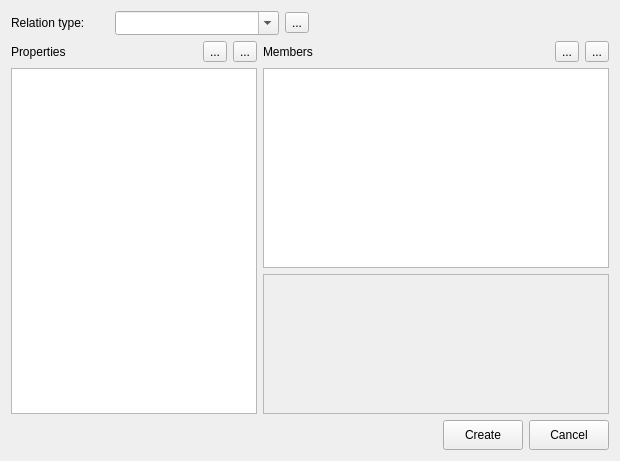
<ui version="4.0" >
 <class>OsmAddRelationDlg</class>
 <widget class="QDialog" name="OsmAddRelationDlg" >
  <property name="geometry" >
   <rect>
    <x>0</x>
    <y>0</y>
    <width>620</width>
    <height>461</height>
   </rect>
  </property>
  <property name="windowTitle" >
   <string>Create OSM relation</string>
  </property>
  <property name="toolTip" >
   <string/>
  </property>
  <property name="whatsThis" >
   <string/>
  </property>
  <property name="modal" >
   <bool>false</bool>
  </property>
  <layout class="QVBoxLayout" >
   <item>
    <layout class="QHBoxLayout" >
     <item>
      <widget class="QLabel" name="label" >
       <property name="text" >
        <string>Relation type:</string>
       </property>
      </widget>
     </item>
     <item>
      <spacer>
       <property name="orientation" >
        <enum>Qt::Horizontal</enum>
       </property>
       <property name="sizeType" >
        <enum>QSizePolicy::Fixed</enum>
       </property>
       <property name="sizeHint" >
        <size>
         <width>24</width>
         <height>20</height>
        </size>
       </property>
      </spacer>
     </item>
     <item>
      <widget class="QComboBox" name="typeCombo" >
       <property name="sizePolicy" >
        <sizepolicy vsizetype="Fixed" hsizetype="Fixed" >
         <horstretch>0</horstretch>
         <verstretch>0</verstretch>
        </sizepolicy>
       </property>
       <property name="minimumSize" >
        <size>
         <width>164</width>
         <height>24</height>
        </size>
       </property>
       <property name="maximumSize" >
        <size>
         <width>164</width>
         <height>16777215</height>
        </size>
       </property>
       <property name="editable" >
        <bool>true</bool>
       </property>
      </widget>
     </item>
     <item>
      <widget class="QToolButton" name="typeInfoButton" >
       <property name="text" >
        <string>...</string>
       </property>
      </widget>
     </item>
     <item>
      <spacer>
       <property name="orientation" >
        <enum>Qt::Horizontal</enum>
       </property>
       <property name="sizeHint" >
        <size>
         <width>40</width>
         <height>20</height>
        </size>
       </property>
      </spacer>
     </item>
    </layout>
   </item>
   <item>
    <layout class="QHBoxLayout" >
     <item>
      <layout class="QVBoxLayout" >
       <item>
        <layout class="QHBoxLayout" >
         <item>
          <widget class="QLabel" name="label_2" >
           <property name="text" >
            <string>Properties</string>
           </property>
          </widget>
         </item>
         <item>
          <spacer>
           <property name="orientation" >
            <enum>Qt::Horizontal</enum>
           </property>
           <property name="sizeHint" >
            <size>
             <width>40</width>
             <height>20</height>
            </size>
           </property>
          </spacer>
         </item>
         <item>
          <widget class="QToolButton" name="loadStandardTagsButton" >
           <property name="text" >
            <string>...</string>
           </property>
          </widget>
         </item>
         <item>
          <widget class="QToolButton" name="removeTagButton" >
           <property name="text" >
            <string>...</string>
           </property>
          </widget>
         </item>
        </layout>
       </item>
       <item>
        <widget class="QTableWidget" name="relTagsTable" >
         <property name="minimumSize" >
          <size>
           <width>240</width>
           <height>0</height>
          </size>
         </property>
        </widget>
       </item>
      </layout>
     </item>
     <item>
      <layout class="QVBoxLayout" >
       <item>
        <layout class="QHBoxLayout" >
         <item>
          <widget class="QLabel" name="label_5" >
           <property name="text" >
            <string>Members</string>
           </property>
          </widget>
         </item>
         <item>
          <spacer>
           <property name="orientation" >
            <enum>Qt::Horizontal</enum>
           </property>
           <property name="sizeHint" >
            <size>
             <width>40</width>
             <height>20</height>
            </size>
           </property>
          </spacer>
         </item>
         <item>
          <widget class="QToolButton" name="chooseMemberButton" >
           <property name="text" >
            <string>...</string>
           </property>
           <property name="checkable" >
            <bool>true</bool>
           </property>
          </widget>
         </item>
         <item>
          <widget class="QToolButton" name="removeMemberButton" >
           <property name="text" >
            <string>...</string>
           </property>
          </widget>
         </item>
        </layout>
       </item>
       <item>
        <widget class="QTableWidget" name="relMembersTable" >
         <property name="minimumSize" >
          <size>
           <width>346</width>
           <height>0</height>
          </size>
         </property>
        </widget>
       </item>
       <item>
        <widget class="QTextEdit" name="tagInfoTextEdit" >
         <property name="enabled" >
          <bool>false</bool>
         </property>
         <property name="sizePolicy" >
          <sizepolicy vsizetype="Expanding" hsizetype="Expanding" >
           <horstretch>0</horstretch>
           <verstretch>0</verstretch>
          </sizepolicy>
         </property>
         <property name="maximumSize" >
          <size>
           <width>16777215</width>
           <height>140</height>
          </size>
         </property>
         <property name="readOnly" >
          <bool>true</bool>
         </property>
        </widget>
       </item>
      </layout>
     </item>
    </layout>
   </item>
   <item>
    <layout class="QHBoxLayout" >
     <item>
      <spacer>
       <property name="orientation" >
        <enum>Qt::Horizontal</enum>
       </property>
       <property name="sizeHint" >
        <size>
         <width>40</width>
         <height>20</height>
        </size>
       </property>
      </spacer>
     </item>
     <item>
      <widget class="QPushButton" name="createRelButton" >
       <property name="sizePolicy" >
        <sizepolicy vsizetype="Fixed" hsizetype="Fixed" >
         <horstretch>0</horstretch>
         <verstretch>0</verstretch>
        </sizepolicy>
       </property>
       <property name="minimumSize" >
        <size>
         <width>0</width>
         <height>30</height>
        </size>
       </property>
       <property name="text" >
        <string>Create</string>
       </property>
       <property name="autoDefault" >
        <bool>false</bool>
       </property>
      </widget>
     </item>
     <item>
      <widget class="QPushButton" name="stornoButton" >
       <property name="minimumSize" >
        <size>
         <width>0</width>
         <height>30</height>
        </size>
       </property>
       <property name="text" >
        <string>Cancel</string>
       </property>
       <property name="autoDefault" >
        <bool>false</bool>
       </property>
      </widget>
     </item>
    </layout>
   </item>
  </layout>
 </widget>
 <resources/>
 <connections/>
</ui>
